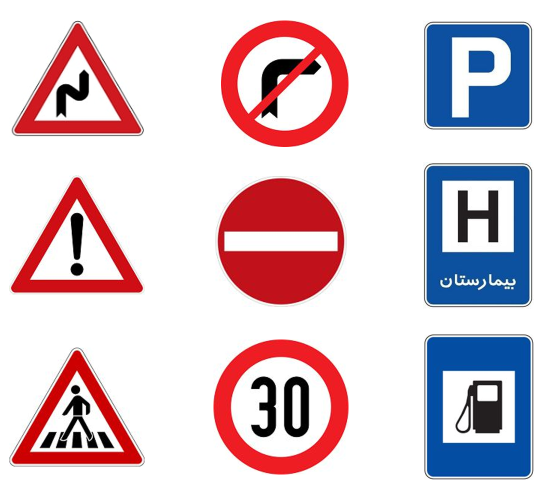
#> input picture Multimedia-HW3-Q1-pic-0.png, 1118 x 1003 px (shown at 1/2 size)
$ jupyter execute --allow-errors 'HW3 q1.ipynb'
#> lines starting #> are read from the running program, lines starting #| are printed output that depends on the picture; after the words box and inside, x2 and y2 are one past the last pixel; in counts of white or black regions, pixels touching at a corner belong together
[cell 1]
import cv2
import numpy as np
import os

[cell 2]
# Ask user for the file path and strip whitespace AND quotation marks
input_path = input("Enter the image path: ").strip().strip('"')
#> the answer given: Multimedia-HW3-Q1-pic-0.png

# Loading image
if not os.path.exists(input_path):
    raise FileNotFoundError(f"Image not found: {input_path}")

with open(input_path, "rb") as f:
    raw_data = np.frombuffer(f.read(), np.uint8)

# Decode image
decoded_img = cv2.imdecode(raw_data, cv2.IMREAD_COLOR)
#> decoded_img is the input picture: shape (1003, 1118, 3); mean B, G, R 208.2, 200, 218.1
if decoded_img is None:
    raise ValueError(f"Failed to load image: {input_path}")

# Preprocessing
target_dims = (400, 400)
total_pixels = target_dims[0] * target_dims[1]
resized_img = cv2.resize(decoded_img, target_dims)
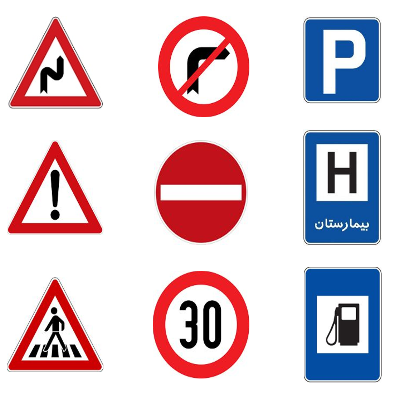
#> resized_img: shape (400, 400, 3); mean B, G, R 208.2, 200.1, 218.1
hsv_img = cv2.cvtColor(resized_img, cv2.COLOR_BGR2HSV)
#> hsv_img: shape (400, 400, 3); mean H, S, V 40.9, 52.9, 232

# Color masks
low_red = cv2.inRange(hsv_img, (0, 50, 50), (10, 255, 255))
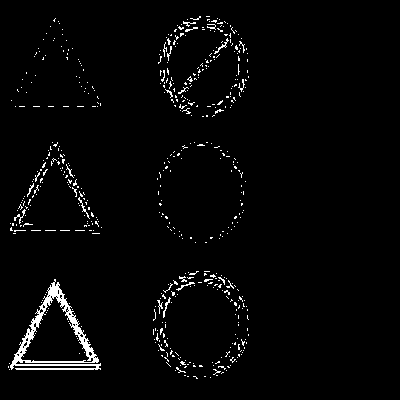
#> low_red: shape (400, 400); 2.6% white in thin lines or dots, all inside (x1, y1, x2, y2) = (8, 16, 249, 379)
high_red = cv2.inRange(hsv_img, (160, 50, 50), (180, 255, 255))
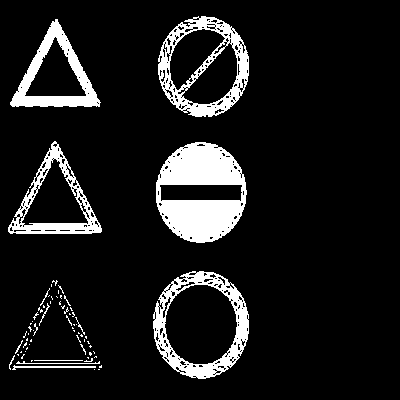
#> high_red: shape (400, 400); 10.8% white; 70 white regions (56 under 20 px), largest, box (x1, y1, x2, y2) and area: (156, 142, 247, 243) 5826, (153, 271, 249, 379) 3067, (158, 16, 249, 117) 3025
full_red = cv2.bitwise_or(low_red, high_red)
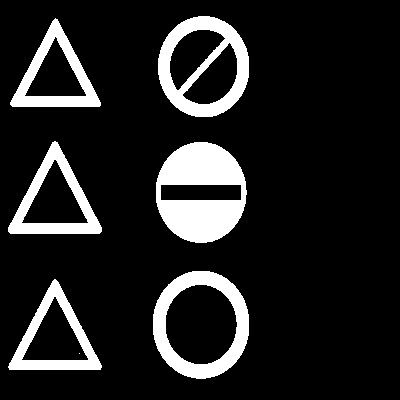
#> full_red: shape (400, 400); 13.4% white; 7 white regions (1 under 20 px), largest, box (x1, y1, x2, y2) and area: (156, 142, 247, 243) 6024, (158, 16, 249, 117) 3859, (153, 271, 249, 379) 3817, (8, 141, 102, 234) 2659, (10, 18, 101, 107) 2532, (8, 279, 102, 370) 2473
red_coverage = cv2.countNonZero(full_red) / total_pixels
#> red_coverage = 0.134

blue_mask = cv2.inRange(hsv_img, (100, 100, 50), (130, 255, 255))
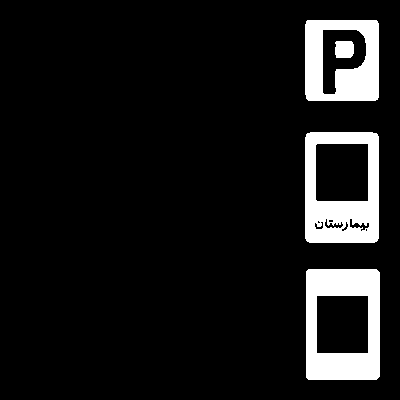
#> blue_mask: shape (400, 400); 9.2% white; 4 white regions, box (x1, y1, x2, y2) and area: (306, 269, 380, 380) 5289, (305, 132, 379, 243) 5013, (305, 20, 379, 101) 4083, (335, 41, 354, 58) 305
blue_coverage = cv2.countNonZero(blue_mask) / total_pixels
#> blue_coverage = 0.0918

# Shape detection
gray_img = cv2.cvtColor(resized_img, cv2.COLOR_BGR2GRAY)
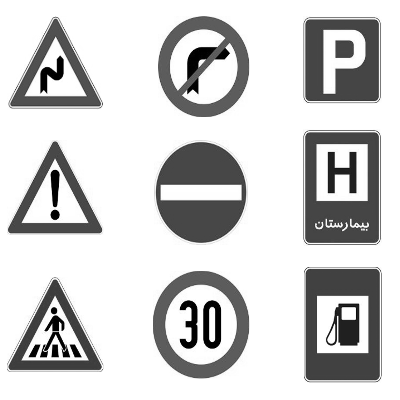
#> gray_img: shape (400, 400); min 0, max 255, mean 206.4
blurred_img = cv2.GaussianBlur(gray_img, (5, 5), 0)
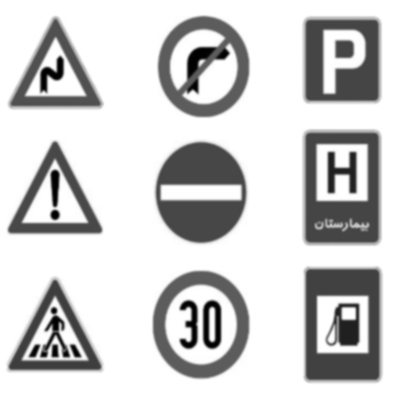
#> blurred_img: shape (400, 400); min 0, max 255, mean 206.4
edges = cv2.Canny(blurred_img, 50, 150)
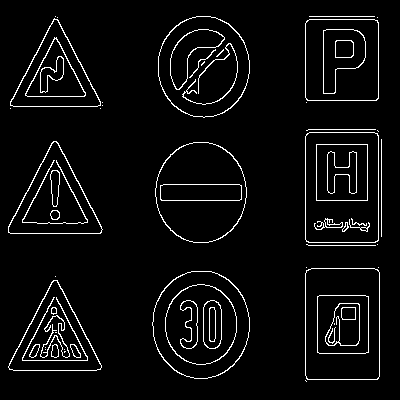
#> edges: shape (400, 400); 4.8% white in thin lines or dots, all inside (x1, y1, x2, y2) = (8, 16, 382, 382)
contours, _ = cv2.findContours(edges, cv2.RETR_EXTERNAL, cv2.CHAIN_APPROX_SIMPLE)
#> contours = 27 contours, 18 with area under 20; largest, box (x1, y1, x2, y2) and area: (152, 271, 250, 379) 8218, (305, 268, 380, 380) 8189, (305, 132, 379, 243) 8012, (158, 16, 250, 118) 7277, (155, 142, 247, 243) 7184

primary_shape = None
tri_contours, rect_contours = [], []
is_direction_guide = False

for cnt in contours:
    if cv2.contourArea(cnt) < 1000:
        continue

    poly_approx = cv2.approxPolyDP(cnt, 0.04 * cv2.arcLength(cnt, True), True)
    num_sides = len(poly_approx)

    if num_sides == 3:
        tri_contours.append(cnt)
    elif num_sides == 4:
        rect_contours.append(cnt)
    elif num_sides >= 8:
        primary_shape = "circle"
    elif num_sides == 5:
        is_direction_guide = True
        break
#> this loop made 27 passes
#> num_sides on passes 4, 10, 26: 8, 8, 8
#> cnt on passes 1, 3, 6, 7, 8, 12: [[305, 380], [306, 381]], [[55, 276]], [[378, 267]], [[306, 267]], [[377, 244]], [[381, 139], [381, 236]]
#> after the loop, rect_contours = 3 contours; box (x1, y1, x2, y2) and area: (305, 268, 380, 380) 8189, (305, 132, 379, 243) 8012, (305, 19, 379, 101) 5896; tri_contours = 3 contours; box (x1, y1, x2, y2) and area: (8, 141, 103, 234) 4767, (8, 280, 102, 371) 4588, (10, 18, 101, 107) 4271

# Decision logic
if is_direction_guide:
    print("Sign type: Direction guide")
elif primary_shape == "circle" and red_coverage > 0.10:
    print("Sign type: Prohibitory")
elif tri_contours and red_coverage > 0.05:
    print("Sign type: Warning")
elif rect_contours and blue_coverage > 0.05:
    print("Sign type: Informational")
else:
    print("Sign type: Unknown")

$ run again, on Prohibitory.jpg
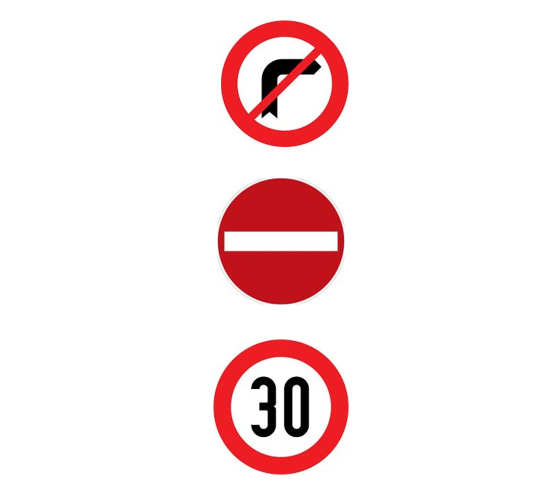
#> input picture Prohibitory.jpg, 1118 x 1003 px (shown at 1/2 size)
#> decoded_img is the input picture: shape (1003, 1118, 3); mean B, G, R 233.7, 233, 248.9
#> hsv_img: shape (400, 400, 3); mean H, S, V 18.2, 19.5, 248.9
#> `low_red = cv2.inRange(hsv_img, (0, 50, 50), (10, 255, 255))`:
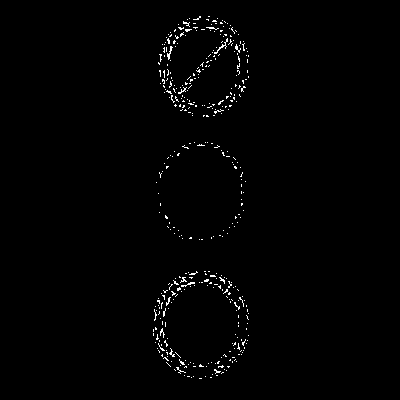
#> low_red: shape (400, 400); 1% white in thin lines or dots, all inside (x1, y1, x2, y2) = (153, 16, 249, 379)
#> high_red: shape (400, 400); 7.6% white; 3 white regions, box (x1, y1, x2, y2) and area: (156, 142, 246, 243) 5862, (153, 271, 249, 379) 3142, (158, 16, 249, 117) 3108
#> full_red: shape (400, 400); 8.6% white; 3 white regions, box (x1, y1, x2, y2) and area: (156, 142, 246, 243) 6023, (158, 16, 249, 117) 3888, (153, 271, 249, 379) 3834
#> red_coverage = 0.0859
#> blue_mask: shape (400, 400); every value is 0
#> blue_coverage = 0
#> `edges = cv2.Canny(blurred_img, 50, 150)`:
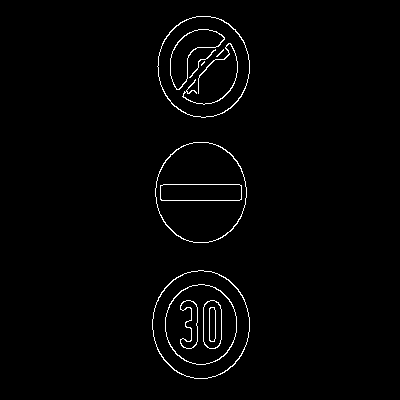
#> edges: shape (400, 400); 1.5% white in thin lines or dots, all inside (x1, y1, x2, y2) = (152, 16, 250, 379)
#> contours = 3 contours; box (x1, y1, x2, y2) and area: (152, 270, 250, 379) 8234, (157, 16, 250, 118) 7286, (155, 142, 247, 243) 7184
#> the loop `for cnt in contours:` made 3 passes
#> after the loop `for cnt in contours:`: rect_contours = []

$ run again, on Warning and prohibitory.jpg
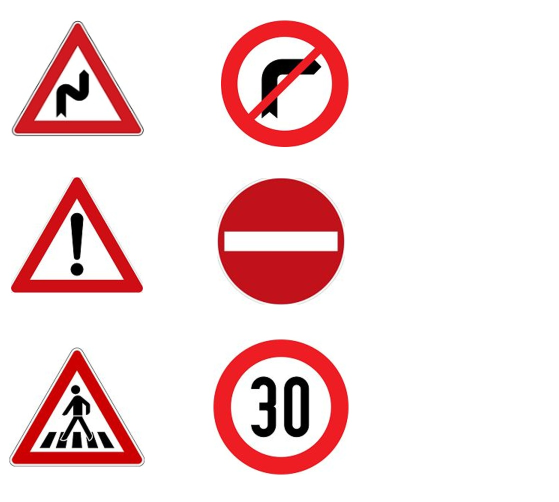
#> input picture Warning and prohibitory.jpg, 1118 x 1003 px (shown at 1/2 size)
#> decoded_img is the input picture: shape (1003, 1118, 3); mean B, G, R 220.2, 219.3, 243.6
#> hsv_img: shape (400, 400, 3); mean H, S, V 27.8, 30.7, 243.8
#> `low_red = cv2.inRange(hsv_img, (0, 50, 50), (10, 255, 255))`:
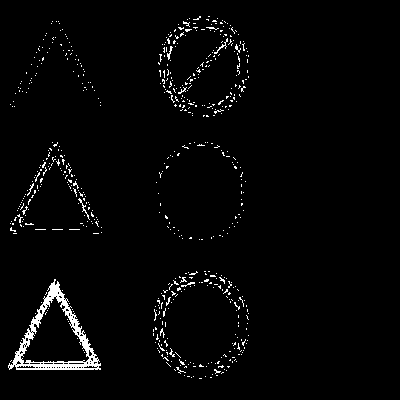
#> low_red: shape (400, 400); 2.5% white in thin lines or dots, all inside (x1, y1, x2, y2) = (8, 16, 249, 379)
#> high_red: shape (400, 400); 10.9% white; 114 white regions (102 under 20 px), largest, box (x1, y1, x2, y2) and area: (156, 142, 246, 243) 5862, (153, 271, 249, 379) 3142, (158, 16, 249, 117) 3108
#> full_red: shape (400, 400); 13.4% white; 6 white regions, box (x1, y1, x2, y2) and area: (156, 142, 246, 243) 6023, (158, 16, 249, 117) 3888, (153, 271, 249, 379) 3834, (8, 141, 102, 234) 2675, (10, 18, 101, 107) 2542, (8, 279, 102, 370) 2482
#> red_coverage = 0.134
#> blue_mask: shape (400, 400); every value is 0
#> blue_coverage = 0
#> `edges = cv2.Canny(blurred_img, 50, 150)`:
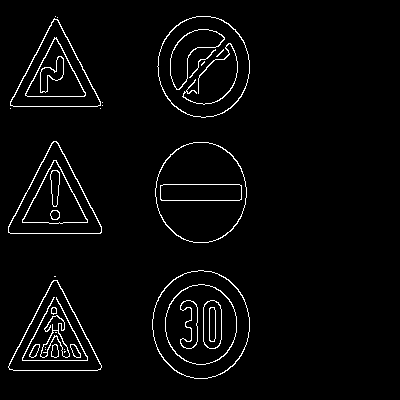
#> edges: shape (400, 400); 3.1% white in thin lines or dots, all inside (x1, y1, x2, y2) = (8, 16, 250, 379)
#> contours = 13 contours, 7 with area under 20; largest, box (x1, y1, x2, y2) and area: (152, 270, 250, 379) 8234, (157, 16, 250, 118) 7286, (155, 142, 247, 243) 7184, (8, 141, 102, 234) 4768, (8, 280, 102, 371) 4592, (10, 18, 101, 107) 4272
#> the loop `for cnt in contours:` made 13 passes
#> num_sides on passes 3, 4, 12: 8, 8, 8
#> after the loop `for cnt in contours:`: rect_contours = []; tri_contours = 3 contours; box (x1, y1, x2, y2) and area: (8, 141, 102, 234) 4768, (8, 280, 102, 371) 4592, (10, 18, 101, 107) 4272
